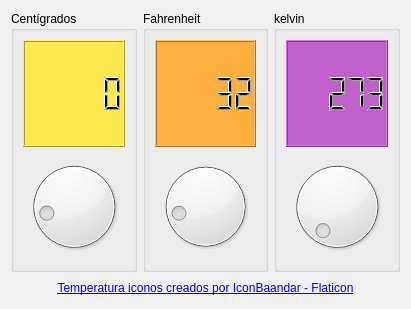
<?xml version="1.0" encoding="UTF-8"?>
<ui version="4.0">
 <class>Conversor</class>
 <widget class="QDialog" name="Conversor">
  <property name="geometry">
   <rect>
    <x>0</x>
    <y>0</y>
    <width>411</width>
    <height>309</height>
   </rect>
  </property>
  <property name="windowTitle">
   <string>Conversor</string>
  </property>
  <property name="windowIcon">
   <iconset resource="recursos.qrc">
    <normaloff>:/icono/termometro.png</normaloff>:/icono/termometro.png</iconset>
  </property>
  <layout class="QVBoxLayout" name="verticalLayout_3">
   <item>
    <widget class="QWidget" name="widget" native="true">
     <layout class="QHBoxLayout" name="horizontalLayout">
      <property name="leftMargin">
       <number>0</number>
      </property>
      <property name="topMargin">
       <number>0</number>
      </property>
      <property name="rightMargin">
       <number>0</number>
      </property>
      <property name="bottomMargin">
       <number>0</number>
      </property>
      <item>
       <widget class="QGroupBox" name="groupBox">
        <property name="title">
         <string>Centígrados</string>
        </property>
        <layout class="QVBoxLayout" name="verticalLayout">
         <item>
          <widget class="QLCDNumber" name="outCent">
           <property name="styleSheet">
            <string notr="true">background-color: rgb(252, 233, 79);</string>
           </property>
          </widget>
         </item>
         <item>
          <widget class="QDial" name="inCent">
           <property name="minimum">
            <number>-18</number>
           </property>
           <property name="sliderPosition">
            <number>0</number>
           </property>
          </widget>
         </item>
        </layout>
       </widget>
      </item>
      <item>
       <widget class="QGroupBox" name="groupBox_2">
        <property name="title">
         <string>Fahrenheit</string>
        </property>
        <layout class="QVBoxLayout" name="verticalLayout_2">
         <item>
          <widget class="QLCDNumber" name="outFahr">
           <property name="styleSheet">
            <string notr="true">background-color: rgb(252, 175, 62);</string>
           </property>
           <property name="intValue" stdset="0">
            <number>32</number>
           </property>
          </widget>
         </item>
         <item>
          <widget class="QDial" name="inFahr">
           <property name="minimum">
            <number>0</number>
           </property>
           <property name="maximum">
            <number>210</number>
           </property>
           <property name="value">
            <number>32</number>
           </property>
          </widget>
         </item>
        </layout>
       </widget>
      </item>
      <item>
       <widget class="QGroupBox" name="groupBox_3">
        <property name="title">
         <string>kelvin</string>
        </property>
        <layout class="QVBoxLayout" name="verticalLayout_4">
         <item>
          <widget class="QLCDNumber" name="outKelv">
           <property name="styleSheet">
            <string notr="true">background-color: rgb(192, 97, 203);</string>
           </property>
           <property name="digitCount">
            <number>5</number>
           </property>
           <property name="mode">
            <enum>QLCDNumber::Dec</enum>
           </property>
           <property name="value" stdset="0">
            <double>273.000000000000000</double>
           </property>
           <property name="intValue" stdset="0">
            <number>273</number>
           </property>
          </widget>
         </item>
         <item>
          <widget class="QDial" name="inKelv">
           <property name="minimum">
            <number>273</number>
           </property>
           <property name="maximum">
            <number>372</number>
           </property>
          </widget>
         </item>
        </layout>
       </widget>
      </item>
     </layout>
    </widget>
   </item>
   <item>
    <widget class="QLabel" name="label">
     <property name="maximumSize">
      <size>
       <width>16777215</width>
       <height>20</height>
      </size>
     </property>
     <property name="text">
      <string>&lt;a href=&quot;https://www.flaticon.es/iconos-gratis/temperatura&quot; title=&quot;temperatura iconos&quot;&gt;Temperatura iconos creados por IconBaandar - Flaticon&lt;/a&gt;</string>
     </property>
     <property name="alignment">
      <set>Qt::AlignCenter</set>
     </property>
    </widget>
   </item>
  </layout>
 </widget>
 <resources>
  <include location="recursos.qrc"/>
 </resources>
 <connections>
  <connection>
   <sender>inCent</sender>
   <signal>valueChanged(int)</signal>
   <receiver>outCent</receiver>
   <slot>display(int)</slot>
   <hints>
    <hint type="sourcelabel">
     <x>78</x>
     <y>182</y>
    </hint>
    <hint type="destinationlabel">
     <x>78</x>
     <y>70</y>
    </hint>
   </hints>
  </connection>
  <connection>
   <sender>inFahr</sender>
   <signal>valueChanged(int)</signal>
   <receiver>outFahr</receiver>
   <slot>display(int)</slot>
   <hints>
    <hint type="sourcelabel">
     <x>222</x>
     <y>182</y>
    </hint>
    <hint type="destinationlabel">
     <x>222</x>
     <y>70</y>
    </hint>
   </hints>
  </connection>
  <connection>
   <sender>inKelv</sender>
   <signal>valueChanged(int)</signal>
   <receiver>outKelv</receiver>
   <slot>display(int)</slot>
   <hints>
    <hint type="sourcelabel">
     <x>336</x>
     <y>159</y>
    </hint>
    <hint type="destinationlabel">
     <x>341</x>
     <y>139</y>
    </hint>
   </hints>
  </connection>
 </connections>
</ui>
